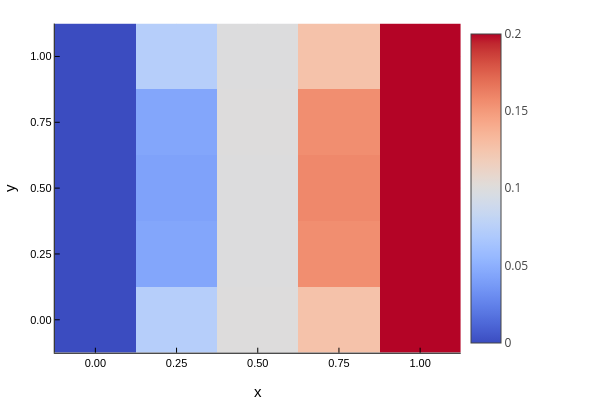

This figure's notebook cell:
### Code cell
Ntot = p.Nx*p.Ny
a1sol = reshape(sol[1:Ntot], p.Nx, p.Ny)
heatmap(x,y,a1sol',
xlabel="x",
ylabel="y",
color=:coolwarm
)

### Figure 1 — Plotly figure (JSON) as saved in the notebook; plotly's stock layout.template omitted (floating-point values rounded to 4 significant figures; data arrays with more than 128 entries replaced by an {"elided": "..."} marker saying what was removed)
{"data": [{"colorbar": {"len": 0.9143, "title": "", "x": 0.7679, "y": 0.533}, "colorscale": {"elided": "100x2 mixed values"}, "name": "y1", "showlegend": false, "showscale": true, "type": "heatmap", "x": [-0.125, 0.125, 0.375, 0.625, 0.875, 1.125], "xaxis": "x", "y": [-0.125, 0.125, 0.375, 0.625, 0.875, 1.125], "yaxis": "y", "z": [[4.156e-16, 0.07373, 0.1, 0.1263, 0.2], [-1.112e-16, 0.04439, 0.1, 0.1556, 0.2], [-1.178e-16, 0.04179, 0.1, 0.1582, 0.2], [1.691e-16, 0.04439, 0.1, 0.1556, 0.2], [-1.956e-16, 0.07373, 0.1, 0.1263, 0.2]], "zmax": 0.2, "zmin": -1.956e-16}], "layout": {"annotations": [], "height": 400, "legend": {"bgcolor": "rgba(255, 255, 255, 1.000)", "bordercolor": "rgba(0, 0, 0, 1.000)", "borderwidth": 1, "font": {"color": "rgba(0, 0, 0, 1.000)", "family": "sans-serif", "size": 11}, "title": {"font": {"color": "rgba(0, 0, 0, 1.000)", "family": "sans-serif", "size": 15}, "text": ""}, "tracegroupgap": 0, "traceorder": "normal", "x": 1, "xanchor": "auto", "y": 1, "yanchor": "auto"}, "margin": {"b": 20, "l": 0, "r": 0, "t": 20}, "paper_bgcolor": "rgba(255, 255, 255, 1.000)", "plot_bgcolor": "rgba(255, 255, 255, 1.000)", "showlegend": true, "width": 600, "xaxis": {"anchor": "y", "domain": [0.09128, 0.7679], "gridcolor": "rgba(0, 0, 0, 0.100)", "gridwidth": 0.5, "linecolor": "rgba(0, 0, 0, 1.000)", "mirror": false, "range": [-0.125, 1.125], "showgrid": true, "showline": true, "showticklabels": true, "tickangle": 0, "tickcolor": "rgb(0, 0, 0)", "tickfont": {"color": "rgba(0, 0, 0, 1.000)", "family": "sans-serif", "size": 11}, "tickmode": "array", "ticks": "inside", "ticktext": ["0.00", "0.25", "0.50", "0.75", "1.00"], "tickvals": [0, 0.25, 0.5, 0.75, 1], "title": "x", "titlefont": {"color": "rgba(0, 0, 0, 1.000)", "family": "sans-serif", "size": 15}, "type": "-", "visible": true, "zeroline": false, "zerolinecolor": "rgba(0, 0, 0, 1.000)"}, "yaxis": {"anchor": "x", "domain": [0.07581, 0.9902], "gridcolor": "rgba(0, 0, 0, 0.100)", "gridwidth": 0.5, "linecolor": "rgba(0, 0, 0, 1.000)", "mirror": false, "range": [-0.125, 1.125], "showgrid": true, "showline": true, "showticklabels": true, "tickangle": 0, "tickcolor": "rgb(0, 0, 0)", "tickfont": {"color": "rgba(0, 0, 0, 1.000)", "family": "sans-serif", "size": 11}, "tickmode": "array", "ticks": "inside", "ticktext": ["0.00", "0.25", "0.50", "0.75", "1.00"], "tickvals": [0, 0.25, 0.5, 0.75, 1], "title": "y", "titlefont": {"color": "rgba(0, 0, 0, 1.000)", "family": "sans-serif", "size": 15}, "type": "-", "visible": true, "zeroline": false, "zerolinecolor": "rgba(0, 0, 0, 1.000)"}}}
